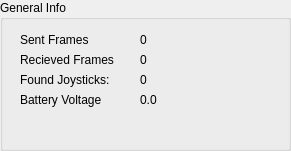
   <widget class="QGroupBox" name="groupBox_8">
    <property name="geometry">
     <rect>
      <x>310</x>
      <y>540</y>
      <width>291</width>
      <height>151</height>
     </rect>
    </property>
    <property name="title">
     <string>General Info</string>
    </property>
    <widget class="QLabel" name="label_frames_received_count">
     <property name="geometry">
      <rect>
       <x>140</x>
       <y>50</y>
       <width>131</width>
       <height>20</height>
      </rect>
     </property>
     <property name="text">
      <string>0</string>
     </property>
    </widget>
    <widget class="QLabel" name="label_frames_sent_count">
     <property name="geometry">
      <rect>
       <x>140</x>
       <y>30</y>
       <width>131</width>
       <height>20</height>
      </rect>
     </property>
     <property name="styleSheet">
      <string notr="true"/>
     </property>
     <property name="text">
      <string>0</string>
     </property>
    </widget>
    <widget class="QLabel" name="label">
     <property name="geometry">
      <rect>
       <x>20</x>
       <y>30</y>
       <width>91</width>
       <height>20</height>
      </rect>
     </property>
     <property name="styleSheet">
      <string notr="true"/>
     </property>
     <property name="text">
      <string>Sent Frames</string>
     </property>
    </widget>
    <widget class="QLabel" name="label_8">
     <property name="geometry">
      <rect>
       <x>20</x>
       <y>50</y>
       <width>111</width>
       <height>20</height>
      </rect>
     </property>
     <property name="text">
      <string>Recieved Frames</string>
     </property>
    </widget>
    <widget class="QLabel" name="label_10">
     <property name="geometry">
      <rect>
       <x>20</x>
       <y>90</y>
       <width>111</width>
       <height>20</height>
      </rect>
     </property>
     <property name="text">
      <string>Battery Voltage</string>
     </property>
    </widget>
    <widget class="QLabel" name="label_battery_voltage">
     <property name="geometry">
      <rect>
       <x>140</x>
       <y>90</y>
       <width>41</width>
       <height>20</height>
      </rect>
     </property>
     <property name="text">
      <string>0.0</string>
     </property>
    </widget>
    <widget class="QLabel" name="label_2">
     <property name="geometry">
      <rect>
       <x>20</x>
       <y>70</y>
       <width>111</width>
       <height>20</height>
      </rect>
     </property>
     <property name="text">
      <string>Found Joysticks:</string>
     </property>
    </widget>
    <widget class="QLabel" name="label_joysticks_count">
     <property name="geometry">
      <rect>
       <x>140</x>
       <y>70</y>
       <width>16</width>
       <height>20</height>
      </rect>
     </property>
     <property name="text">
      <string>0</string>
     </property>
    </widget>
   </widget>
